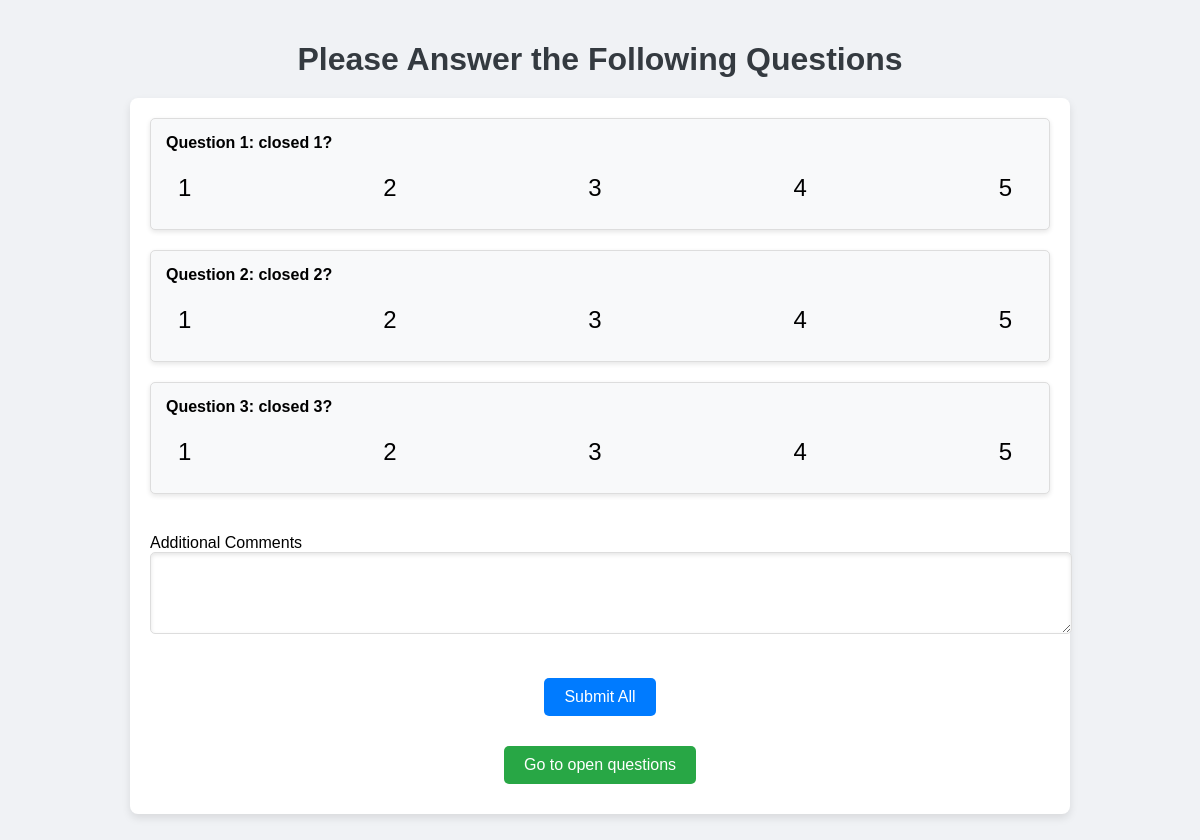
The page /questions (signed in) on the database its author committed.
### app.py (models this page shows)
class Question(db.Model):
    id = db.Column(db.Integer, primary_key=True)
    text = db.Column(db.String(255),  nullable=False)
    def __repr__(self):
        return f'<Question {self.text}>'

### app.py (the view, shortened to what this page needs)
@app.route('/questions', methods=['GET', 'POST'])
@login_required
def questions():
    print("Request method:", request.method)
    form = MultiQuestionForm()
    form.questions.entries.clear()
    questions_list = Question.query.all()  # Retrieve questions from the database
    print(type(form), 'type form')
    print(questions_list, 'questions list')
    if not questions_list:
        return render_template('return_later.html', form=None, questions=questions_list)
    has_voted = UserAnswer.query.filter_by(user_id=current_user.id).first()
    if has_voted:
        return redirect(url_for('already_voted'))  # Redirect to a page that indicates they've already voted
    print(form.errors)  # Log form errors if exist
    return render_template('questions.html', form=form, questions=questions_list)

### app.py
class MultiQuestionForm(FlaskForm):
    questions = FieldList(FormField(QuestionForm), min_entries=5)  # Adjust min_entries as needed
    additional_text = TextAreaField('Additional Comments', validators=[Optional()])  # Ensure this field is present
    submit = SubmitField('Submit All')

class QuestionForm(FlaskForm):
    answer = RadioField('', choices=[
        ('1', 'Poor'),    # Smiley Face
        ('2', 'Fair'),  # Neutral Face
        ('3', 'Average'),
        ('4', 'Good'),
        ('5', 'Perfect'),
    ], validators=[DataRequired()])

### app.py (called while the page is built)
@login_manager.user_loader
def load_user(user_id):
    return db.session.get(User, int(user_id))

### templates/questions.html (shortened to what this page needs)
<!DOCTYPE html>
<html lang="en">
<head>
    <link rel="stylesheet" href="{{ url_for('static', filename='styles.css') }}">
</head>
<body>
    <h1>Please Answer the Following Questions</h1>
    <form method="POST" class="form-container">
        <div class="questions-wrapper">
            {% for question in questions %}
            <div class="question-container">
                <div class="question"><strong>Question {{ loop.index }}:</strong> {{ question.text }}</div>
                <div class="answers">
                    <div class="radio-container">
                        <label for="question_{{ loop.index }}_1">1</label>
                        <label for="question_{{ loop.index }}_2">2</label>
                        <label for="question_{{ loop.index }}_3">3</label>
                        <label for="question_{{ loop.index }}_4">4</label>
                        <label for="question_{{ loop.index }}_5">5</label>
                    </div>
                </div>
            </div>
            {% endfor %}
        </div>
        <div class="form-group">
            <label for="additional_text">Additional Comments</label>
            {{ form.additional_text(rows=4, cols=50) }}
        </div>
        <div class="submit-container">
            {{ form.submit() }}
        </div>
        <div class="open_questions-container">
            <a href="{{ url_for('open_questions') }}">Go to open questions</a>
        </div>
    </form>
</body>
</html>

### static/styles.css (style rules this page uses)
body { font-family: Arial, sans-serif; background-color: #f4f4f4; display: flex; flex-direction: column; align-items: center; justify-content: flex-start; min-height: 100vh; margin: 0; padding: 20px; }
h1, h2 { text-align: center; color: #333; margin-bottom: 20px; }
.form-container { background: rgb(132, 171, 191); padding: 30px; border-radius: 8px; box-shadow: 0 2px 10px rgba(0, 0, 0, 0.2); width: 90%; max-width: 500px; margin: auto; }
form { display: flex; flex-direction: column; }
input[type="submit"] { padding: 12px; background-color: #007BFF; color: white; border: none; border-radius: 4px; cursor: pointer; margin-top: 20px; font-size: 16px; transition: background-color 0.3s; }
.question-container { padding: 15px; border: 1px solid #ddd; border-radius: 4px; margin-bottom: 20px; }
.radio-container { display: flex; justify-content: space-between; margin-top: 10px; }
.radio-container label { cursor: pointer; font-size: 24px; padding: 10px; border: 2px solid transparent; }
a { display: inline-block; text-align: center; padding: 10px 20px; margin: 10px; background-color: #28a745; color: white; border-radius: 5px; text-decoration: none; transition: background-color 0.3s, transform 0.2s; }
.question { margin-bottom: 10px; }

### templates/questions.html (style rules this page uses)
body { font-family: Arial, sans-serif; background-color: #f0f2f5; margin: 0; padding: 20px; }
h1 { text-align: center; color: #343a40; }
.form-container { max-width: 900px; margin: 0 auto; background-color: #fff; padding: 20px; border-radius: 8px; box-shadow: 0 4px 8px rgba(0, 0, 0, 0.1); }
.questions-wrapper { margin-bottom: 20px; }
.question-container { margin-bottom: 20px; padding: 15px; background-color: #f8f9fa; border-radius: 5px; box-shadow: 0 2px 5px rgba(0, 0, 0, 0.1); }
.open_questions-container { text-align: center; margin-top: 20px; }
.question { font-weight: bold; margin-bottom: 10px; word-wrap: break-word; white-space: pre-wrap; word-break: break-word; }
.answers { margin-top: 10px; }
.radio-container { display: flex; flex-wrap: wrap; gap: 10px; }
.radio-container label { margin-right: 10px; }
.form-group { margin-bottom: 20px; }
.submit-container { text-align: center; }
textarea { width: 100%; max-width: 100%; padding: 10px; border-radius: 5px; border: 1px solid #ddd; box-shadow: inset 0 2px 4px rgba(0, 0, 0, 0.1); }
input[type="submit"] { padding: 10px 20px; background-color: #007bff; color: white; border: none; border-radius: 5px; font-size: 1rem; cursor: pointer; transition: background-color 0.3s; }

### rows shown on the page
Question: text "closed 1?"
Question: text "closed 2?"
Question: text "closed 3?"
